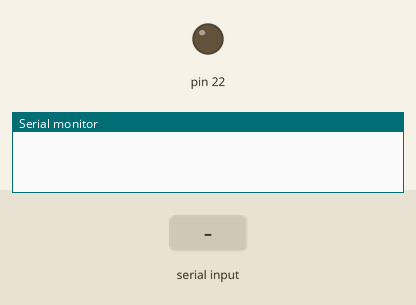
This sketch was run on a simulated Arduino Uno, built with avr-gcc and run on an emulated ATmega328P. Shown: output pins drawn as LEDs (lit = HIGH), the last lines printed to the serial monitor. The inputs (shaded band) are chosen by the test bench.

Above: at 1.2 s.
1.3 s: "A" received over Serial
At 2.5 s:
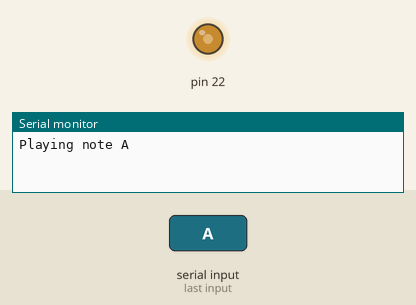
2.8 s: byte 113 ('q') received over Serial
At 3.4 s:
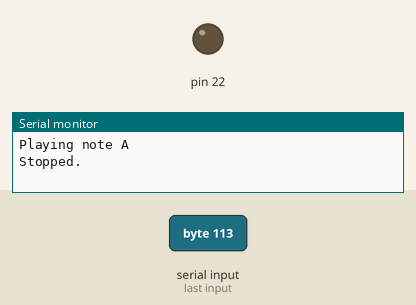
4.3 s: "B" received over Serial
At 4.9 s:
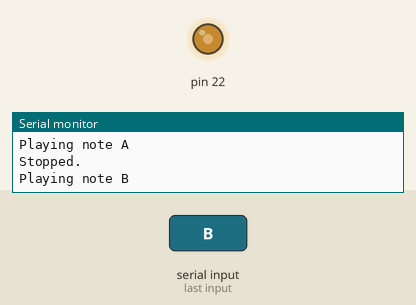
Timing chart, 0 to 7.3 s (numbered marks = the images above; inputs shaded):
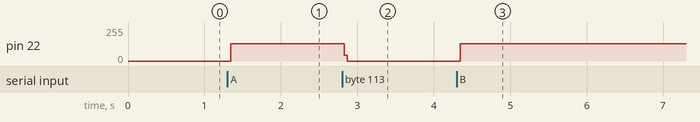

The sketch:

lab5.ino
```cpp
/*
  lab5.ino
  Created by: Joshua Knight, Nicky Victoriano
  Date: 10/10/25
  Description: This program reads from the serial port, and plays notes (A-G) based on the keyboard input.
*/

volatile unsigned char *myTCCR1A = (unsigned char *) 0x80;
volatile unsigned char *myTCCR1B = (unsigned char *) 0x81;
volatile unsigned char *myTCCR1C = (unsigned char *) 0x82;
volatile unsigned char *myTIMSK1 = (unsigned char *) 0x6F;
volatile unsigned int  *myTCNT1  = (unsigned  int *) 0x84;
volatile unsigned char *myTIFR1  = (unsigned char *) 0x36;
volatile unsigned char *portDDRB = (unsigned char *) 0x24;
volatile unsigned char *portB    = (unsigned char *) 0x25;

// make sure to always use volatile keyword

void setup()
{
  Serial.begin(9600);
  // PB6 output
  *portDDRB |= (1 << 6);
}

void loop()
{
  if (!Serial.available())
  {
    return;
  }

  char c = Serial.read();
  double freq = 0;

  // pick the right frequency
  switch (c) {
    case 'A': case 'a': freq = 440; break;
    case 'B': case 'b': freq = 494; break;
    case 'C': case 'c': freq = 523; break;
    case 'D': case 'd': freq = 587; break;
    case 'E': case 'e': freq = 659; break;
    case 'F': case 'f': freq = 698; break;
    case 'G': case 'g': freq = 784; break;
    case 'q': case 'Q':
      *portB &= ~(1 << 6); // turn off output
      *myTCCR1B &= 0xF8;   // stop timer
      Serial.println("Stopped.");
      return;
    default:
      Serial.println("Invalid key. Use A-G or q.");
      return;
  }

  Serial.print("Playing note ");
  Serial.println(c);

  // keep playing this note until another key is pressed
  while (!Serial.available()) {
    my_delay(freq);
    *portB ^= (1 << 6);  // toggle PB6 every half period
  }
}


void my_delay(unsigned int freq)
{
  // calc full period and half period
  double period = 1.0 / (double)freq;
  double half_period = period / 2.0;

  // prescaler = 8 → 0.5 microseconds per tick
  double clk_period = 8.0 / 16000000.0;

  // figure out how many ticks per half period
  unsigned int ticks = (unsigned int)(half_period / clk_period);

  // make sure we don't overflow
  if (ticks > 65535) ticks = 65535;

  // normal mode, no PWM
  *myTCCR1A = 0x00;

  // preload counter so it overflows after 'ticks' counts
  *myTCNT1 = (unsigned int)(65536 - ticks);

  // clear overflow flag
  *myTIFR1 |= 0x01;

  // start timer (prescaler = 8)
  *myTCCR1B = (1 << CS11);

  // wait for overflow flag
  while((*myTIFR1 & 0x01) == 0);

  // clear the overflow flag again
  *myTIFR1 |= 0x01;
}
```

Measured:
- after the input at 1.3 s, pin 22: 0/255 → 130/255 after 0.05 s
- after the input at 2.8 s, pin 22: 130/255 → 0/255 at once
- after the input at 4.3 s, pin 22: 0/255 → 128/255 after 0.05 s
